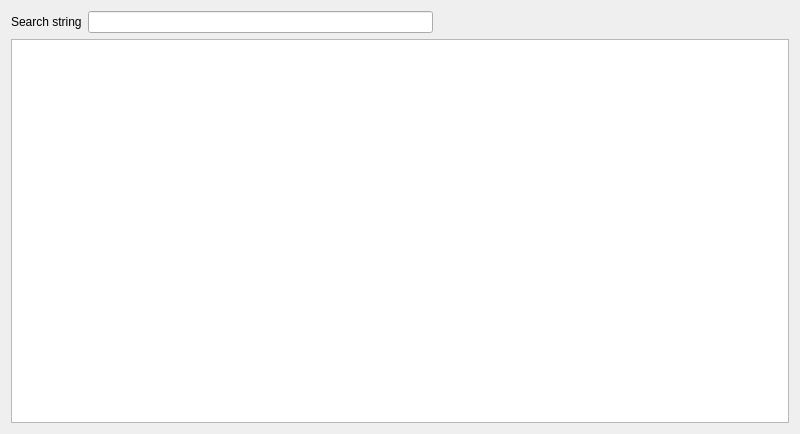
<?xml version="1.0" encoding="UTF-8"?>
<ui version="4.0">
 <class>DlgSeachFromDatabase</class>
 <widget class="QDialog" name="DlgSeachFromDatabase">
  <property name="geometry">
   <rect>
    <x>0</x>
    <y>0</y>
    <width>800</width>
    <height>434</height>
   </rect>
  </property>
  <property name="windowTitle">
   <string>Search</string>
  </property>
  <layout class="QGridLayout" name="gridLayout">
   <item row="0" column="0">
    <widget class="QLabel" name="label">
     <property name="text">
      <string>Search string</string>
     </property>
    </widget>
   </item>
   <item row="0" column="1">
    <widget class="EQLineEdit" name="leSearch"/>
   </item>
   <item row="0" column="2">
    <spacer name="horizontalSpacer">
     <property name="orientation">
      <enum>Qt::Horizontal</enum>
     </property>
     <property name="sizeHint" stdset="0">
      <size>
       <width>350</width>
       <height>20</height>
      </size>
     </property>
    </spacer>
   </item>
   <item row="1" column="0" colspan="3">
    <widget class="EQTableWidget" name="tbl">
     <property name="editTriggers">
      <set>QAbstractItemView::NoEditTriggers</set>
     </property>
     <property name="wordWrap">
      <bool>false</bool>
     </property>
    </widget>
   </item>
  </layout>
 </widget>
 <customwidgets>
  <customwidget>
   <class>EQLineEdit</class>
   <extends>QLineEdit</extends>
   <header location="global">eqlineedit.h</header>
   <slots>
    <signal>customButtonClicked(bool)</signal>
   </slots>
  </customwidget>
  <customwidget>
   <class>EQTableWidget</class>
   <extends>QTableWidget</extends>
   <header location="global">eqtablewidget.h</header>
  </customwidget>
 </customwidgets>
 <resources/>
 <connections/>
</ui>
